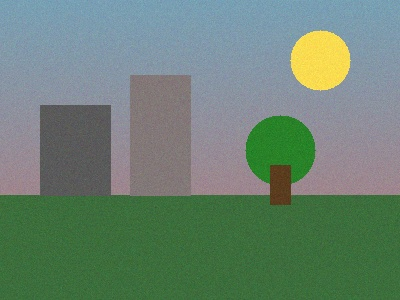
#> input picture CV_Unit2_Assignment/14_Frequency_LPF/input.jpg, 400 x 300 px
$ python program.py
#> lines starting #> are read from the running program, lines starting #| are printed output that depends on the picture
"""
Program 14: Frequency-Domain Low-Pass Filtering
- Creates and applies a low-pass frequency mask (preserves central low
  frequencies, suppresses high frequencies)
- Performs the required inverse operations
- Saves the reconstructed LPF output as output.png
"""

import cv2
import numpy as np

# Read grayscale image
gray = cv2.imread("input.jpg", cv2.IMREAD_GRAYSCALE)
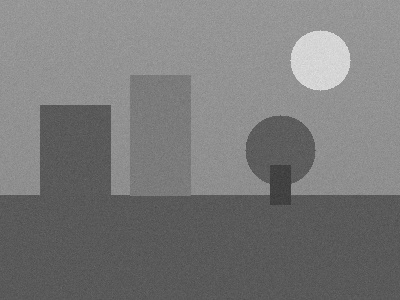
#> gray: shape (300, 400); min 52, max 228, mean 121.6
rows, cols = gray.shape
#> rows = 300; cols = 400
crow, ccol = rows // 2, cols // 2  # center coordinates of the spectrum
#> crow = 150; ccol = 200

# Compute DFT and shift zero-frequency to center
float_img = np.float32(gray)
dft = cv2.dft(float_img, flags=cv2.DFT_COMPLEX_OUTPUT)
dft_shifted = np.fft.fftshift(dft)

# Create a Low-Pass mask: a circular region of 1s at the center (low
# frequencies) and 0s elsewhere (high frequencies are suppressed).
RADIUS = 40  # controls how much detail/high-frequency content is kept
mask = np.zeros((rows, cols, 2), np.uint8)
y, x = np.ogrid[:rows, :cols]
#> y = 300 values from 0 to 299
mask_area = (x - ccol) ** 2 + (y - crow) ** 2 <= RADIUS ** 2
mask[mask_area] = 1

# Apply the mask to the shifted DFT (element-wise, keeps only low freqs)
filtered_dft = dft_shifted * mask

# Inverse operations: shift back, then compute inverse DFT
dft_ishifted = np.fft.ifftshift(filtered_dft)
img_back = cv2.idft(dft_ishifted)
img_back = cv2.magnitude(img_back[:, :, 0], img_back[:, :, 1])
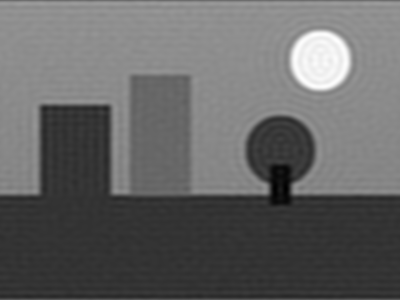
#> img_back: shape (300, 400) float32; min 6706948.5, max 26526964, mean 14588856; drawn with min black and max white

# Normalize the reconstructed image back to a displayable 0-255 range
img_back = cv2.normalize(img_back, None, 0, 255, cv2.NORM_MINMAX)
img_back = img_back.astype(np.uint8)

# Save the low-pass filtered (blurred) reconstruction
cv2.imwrite("output.png", img_back)
print(f"Applied low-pass frequency mask with radius {RADIUS}")
print("Saved frequency-domain LPF output as output.png")
